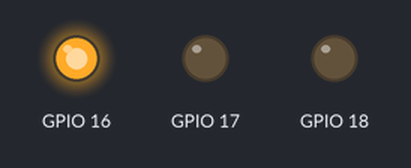
This sketch was run on a simulated ESP32. On the bench: output pins drawn as LEDs (lit = HIGH).

Above: at 0.05 s.
At 1.05 s:
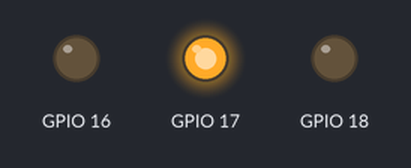
At 2.05 s:
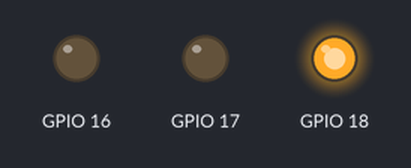
At 4.0 s:
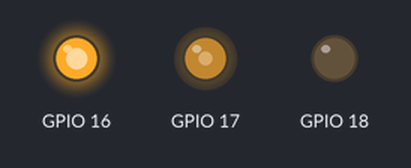
Timing chart, 0 to 5.2 s (numbered marks = the images above):
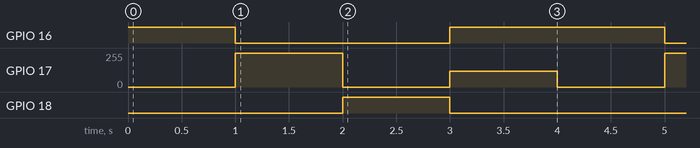

The sketch:

RGB.ino
```cpp
// ليد RGB (مهبط مشترك): أحمر 16 · أخضر 17 · أزرق 18
// ESP32 للمعلمين — الجزء الأول · منصة جذور · أ. محمد زيتون
// اللوحة: ESP32 Dev Module

void setColor(int r, int g, int b) {
  analogWrite(16, r);
  analogWrite(17, g);
  analogWrite(18, b);
}

void setup() {
  pinMode(16, OUTPUT);
  pinMode(17, OUTPUT);
  pinMode(18, OUTPUT);
}

void loop() {
  setColor(255, 0, 0);   delay(1000);   // أحمر
  setColor(0, 255, 0);   delay(1000);   // أخضر
  setColor(0, 0, 255);   delay(1000);   // أزرق
  setColor(255, 120, 0); delay(1000);   // برتقالي
}
```

Measured:
- by itself, GPIO 16: repeats every 4.0 s: LOW 2.0 s, HIGH 2.0 s
- by itself, GPIO 17: repeats every 4.0 s: 0/255 1.0 s, 120/255 1.0 s, 0/255 1.0 s, 255/255 1.0 s
- by itself, GPIO 18: alternates HIGH for 1.0 s and LOW for 3.0 s
